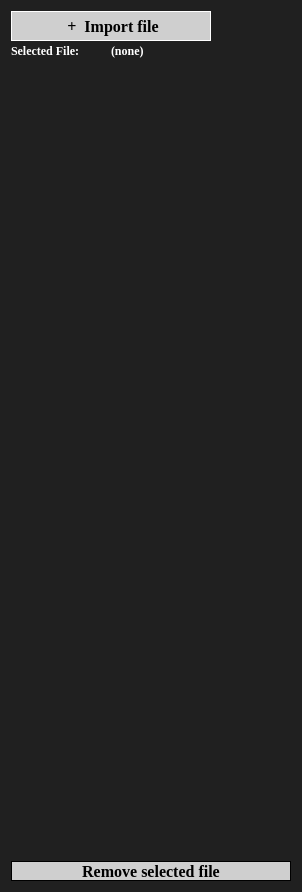
        <widget class="QFrame" name="frame_4">
         <property name="maximumSize">
          <size>
           <width>300</width>
           <height>16777215</height>
          </size>
         </property>
         <property name="styleSheet">
          <string notr="true">background-color:rgb(32, 32, 32);
color:white;
border: thick white;</string>
         </property>
         <property name="frameShape">
          <enum>QFrame::StyledPanel</enum>
         </property>
         <property name="frameShadow">
          <enum>QFrame::Raised</enum>
         </property>
         <layout class="QVBoxLayout" name="verticalLayout_8">
          <property name="spacing">
           <number>0</number>
          </property>
          <item>
           <layout class="QVBoxLayout" name="AudioFileLayout_2">
            <property name="spacing">
             <number>0</number>
            </property>
            <item>
             <widget class="QPushButton" name="importFileBtn">
              <property name="minimumSize">
               <size>
                <width>200</width>
                <height>30</height>
               </size>
              </property>
              <property name="maximumSize">
               <size>
                <width>200</width>
                <height>30</height>
               </size>
              </property>
              <property name="font">
               <font>
                <family>Times New Roman</family>
                <pointsize>12</pointsize>
                <weight>75</weight>
                <bold>true</bold>
               </font>
              </property>
              <property name="styleSheet">
               <string notr="true">QPushButton{
border-radius: 40px;
border: 1px solid white;
color:black;
background-color: rgba(255, 255, 255,200)
}

QPushButton:hover{
background-color: rgba(255, 255, 255, 100)
}

QPushButton:pressed{
background-color: rgb(255, 255, 255)
}

</string>
              </property>
              <property name="text">
               <string> +  Import file</string>
              </property>
              <property name="iconSize">
               <size>
                <width>15</width>
                <height>15</height>
               </size>
              </property>
             </widget>
            </item>
            <item>
             <layout class="QHBoxLayout" name="horizontalLayout_4">
              <property name="spacing">
               <number>0</number>
              </property>
              <item alignment="Qt::AlignLeft|Qt::AlignVCenter">
               <widget class="QLabel" name="currentFileTitle">
                <property name="sizePolicy">
                 <sizepolicy hsizetype="Minimum" vsizetype="Preferred">
                  <horstretch>0</horstretch>
                  <verstretch>0</verstretch>
                 </sizepolicy>
                </property>
                <property name="minimumSize">
                 <size>
                  <width>100</width>
                  <height>20</height>
                 </size>
                </property>
                <property name="maximumSize">
                 <size>
                  <width>100</width>
                  <height>20</height>
                 </size>
                </property>
                <property name="font">
                 <font>
                  <family>Times New Roman</family>
                  <weight>75</weight>
                  <bold>true</bold>
                 </font>
                </property>
                <property name="text">
                 <string>Selected File:</string>
                </property>
               </widget>
              </item>
              <item>
               <widget class="QLabel" name="selectedFileName">
                <property name="minimumSize">
                 <size>
                  <width>180</width>
                  <height>20</height>
                 </size>
                </property>
                <property name="maximumSize">
                 <size>
                  <width>180</width>
                  <height>20</height>
                 </size>
                </property>
                <property name="font">
                 <font>
                  <family>Times New Roman</family>
                  <weight>75</weight>
                  <bold>true</bold>
                 </font>
                </property>
                <property name="styleSheet">
                 <string notr="true"/>
                </property>
                <property name="text">
                 <string>(none)</string>
                </property>
               </widget>
              </item>
              <item>
               <spacer name="horizontalSpacer">
                <property name="orientation">
                 <enum>Qt::Horizontal</enum>
                </property>
                <property name="sizeHint" stdset="0">
                 <size>
                  <width>40</width>
                  <height>20</height>
                 </size>
                </property>
               </spacer>
              </item>
             </layout>
            </item>
            <item>
             <widget class="QListWidget" name="audioFileList">
              <property name="minimumSize">
               <size>
                <width>200</width>
                <height>800</height>
               </size>
              </property>
              <property name="maximumSize">
               <size>
                <width>300</width>
                <height>800</height>
               </size>
              </property>
              <property name="font">
               <font>
                <family>Arial</family>
                <pointsize>12</pointsize>
                <weight>75</weight>
                <bold>true</bold>
               </font>
              </property>
              <property name="styleSheet">
               <string notr="true"> QListView::item {
	background-color:rgb(76, 76, 76);
	border-radius: 5px;
	border: 1px solid rgba(32, 32, 32,200);
 }

 QListView::item:selected {
     border-left: 5px solid rgb(226, 75, 0);
	color: white;
 }

 QListView::item:selected:!active {
     color: white;
 }

 QListView::item:hover {
     background: rgb(100, 100, 100);
	color: white;
 }</string>
              </property>
              <property name="editTriggers">
               <set>QAbstractItemView::CurrentChanged|QAbstractItemView::DoubleClicked|QAbstractItemView::EditKeyPressed</set>
              </property>
              <property name="movement">
               <enum>QListView::Static</enum>
              </property>
              <property name="flow">
               <enum>QListView::TopToBottom</enum>
              </property>
              <property name="isWrapping" stdset="0">
               <bool>false</bool>
              </property>
              <property name="spacing">
               <number>1</number>
              </property>
              <property name="viewMode">
               <enum>QListView::ListMode</enum>
              </property>
              <property name="modelColumn">
               <number>0</number>
              </property>
              <property name="uniformItemSizes">
               <bool>true</bool>
              </property>
              <property name="wordWrap">
               <bool>true</bool>
              </property>
              <property name="selectionRectVisible">
               <bool>true</bool>
              </property>
              <property name="sortingEnabled">
               <bool>false</bool>
              </property>
             </widget>
            </item>
            <item>
             <widget class="QPushButton" name="removeSelectedBtn">
              <property name="minimumSize">
               <size>
                <width>20</width>
                <height>20</height>
               </size>
              </property>
              <property name="maximumSize">
               <size>
                <width>999</width>
                <height>20</height>
               </size>
              </property>
              <property name="font">
               <font>
                <family>Times New Roman</family>
                <pointsize>12</pointsize>
                <weight>75</weight>
                <bold>true</bold>
               </font>
              </property>
              <property name="styleSheet">
               <string notr="true">QPushButton{
border-radius: 40px;
border: 1px solid black;
background-color: rgba(255, 255, 255,200);
color:black;
}

QPushButton:hover{
background-color: rgba(255, 255,255, 100)
}

QPushButton:pressed{
background-color: rgb(255, 255, 255)
}

</string>
              </property>
              <property name="text">
               <string>Remove selected file</string>
              </property>
             </widget>
            </item>
           </layout>
          </item>
         </layout>
        </widget>
